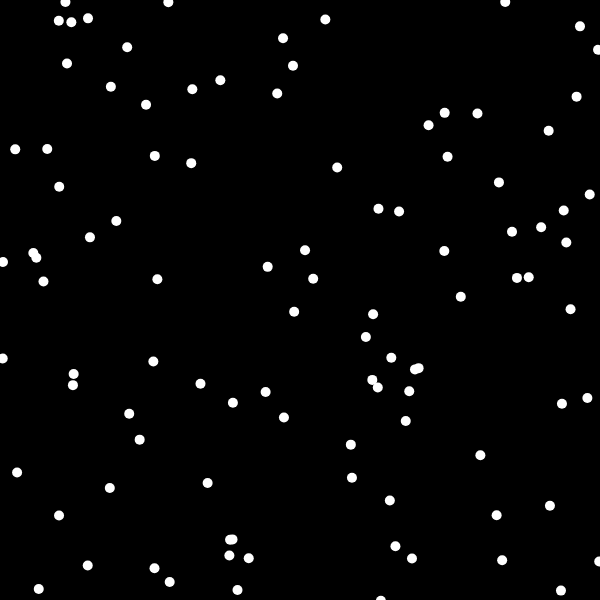
Frame 1 (no input)
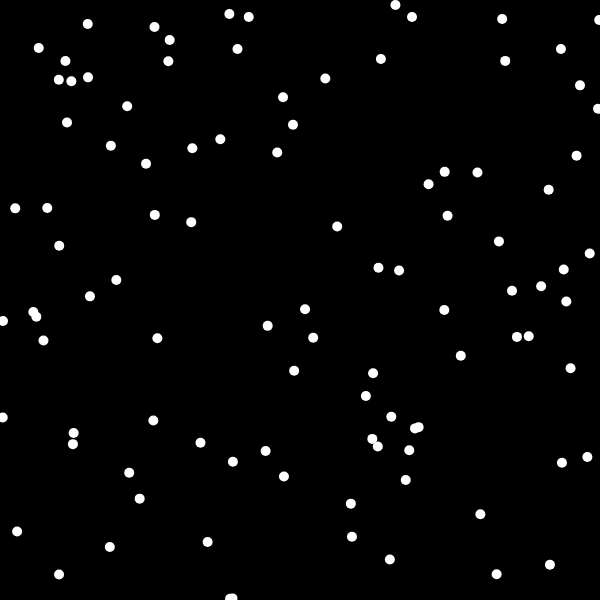
Frame 60 (no input)
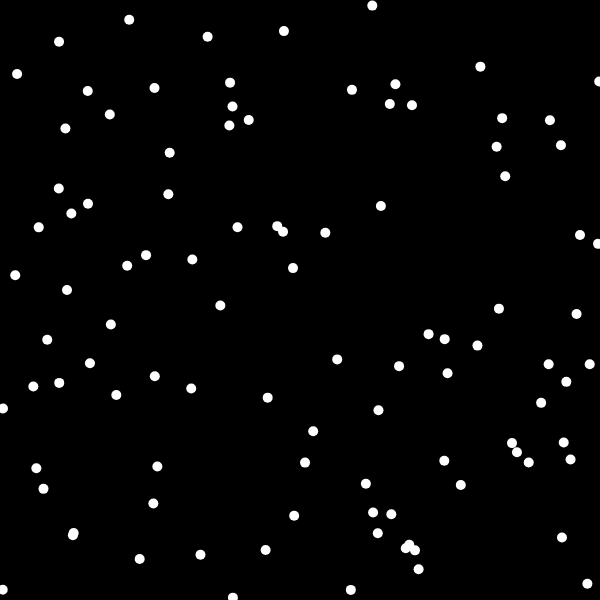
Frame 120 (the mouse pressed at the canvas centre since frame 60)

The p5.js sketch that drew these frames (run headless with seeded random() and noise() and a simulated clock; from frame 60 on, the mouse is pressed at the canvas centre):

// p5.js sketch
// ── sketch.js

let stars = []
const numOfStars = 100

function setup () {
  createCanvas(600, 600)
 
  for (let i = 0; i < numOfStars; i++) {
    stars.push(new Star())
  }
}

function draw () {
  background(0)
  for (let i = 0; i < stars.length; i++) {
    stars[i].update()
    stars[i].display()
  }
  console.log('X: ', mouseX)
}

function Star () {

  this.x = random(0, width)
  this.y = random(0, height)
  this.speed = random(1, 5)

  this.display = function () {
    noStroke()
    fill(255)
    circle(this.x, this.y, 10)
  }


  this.update = function () {
    if ( this.y > height) {
      this.y = 0 
    }
    this.updatedSpeed = map(mouseX, 0, width,1, this.speed)
    this.y = this.y + this.updatedSpeed
  }
}
